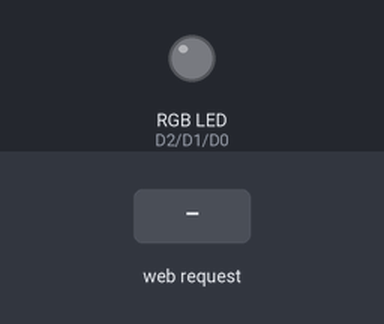
A sketch run on a simulated ESP8266 (NodeMCU). On the bench: an RGB LED mixed from three pins (HIGH = lit). The inputs (shaded band) are chosen by the test bench. WiFi joins after 1.5 s; servers stay silent unless stated; what the sketch prints to the serial monitor is not drawn.

Above: at 2.7 s.
2.8 s: HTTP request GET /start received
At 2.97 s:
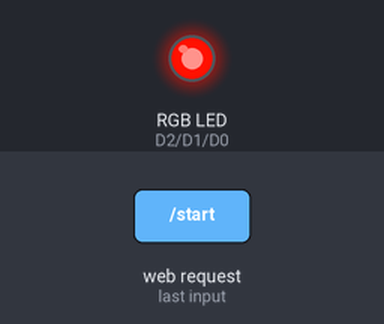
5.8 s: HTTP request GET /stop received
At 5.8 s:
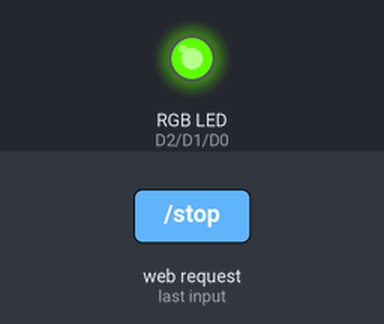
7.3 s: HTTP request GET /start received
At 8.07 s:
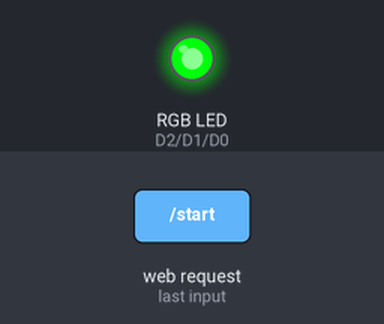
Timing chart, 0 to 25.3 s (numbered marks = the images above; inputs shaded):
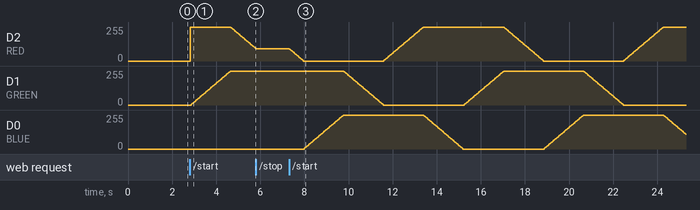

Measured:
- after the input at 2.8 s, D1 (GREEN): moves from 0/255 to 255/255 over 1.8 s, starting after 0.06 s
- after the input at 5.8 s, D2 (RED): stays 93/255 (without the input it goes to 89/255 after 0.01 s); D0 (BLUE): stays 0/255 (without the input it goes to 4/255 after 0.68 s)

The sketch:

rgb.ino
```cpp
#include <ESP8266WiFi.h>
#include <WiFiClient.h>
#include <ESP8266WebServer.h>
#include "rgb.h"

ESP8266WebServer server(80);

const char *ssid = "<<set ssid>>";
const char *password = "<<set wifi password>>";

const byte BLUE = D0;
const byte GREEN = D1;
const byte RED = D2;

bool interrupt = true;
int angle = 0;

void writeColors(RGB rgb) {
  analogWrite(RED, rgb.red);
  analogWrite(GREEN, rgb.green);
  analogWrite(BLUE, rgb.blue);
}

void nextColor() {
  if (!interrupt) {
    RGB colors = HSV(angle);
    writeColors(colors);
    if (angle > 360) {
      angle = 0;
    }
    angle++;
  }
}

void setup() {
  Serial.begin(9600);
  analogWriteRange(255);

  WiFi.mode(WIFI_STA);
  WiFi.begin(ssid, password);

  Serial.printf("trying to connect to %s\r\n", ssid);
  while (WiFi.status() != WL_CONNECTED) {
    delay(500);
    Serial.printf(".");
  }
  Serial.printf("\nConnected!\n");
  Serial.printf("IP address: %s\n", WiFi.localIP().toString().c_str());

  server.on("/start", HTTP_GET, []() {
    server.send(200, "text/plain", "started\r\n");
    interrupt = false;
    Serial.printf("loop started\n");
  });

  server.on("/stop", HTTP_GET, []() {
    interrupt = true;
    server.send(200, "text/plain", "stopped\n");
    Serial.printf("loop stopped\n");
  });

  server.begin();
  Serial.printf("HTTP server started\n");
}

void loop() {
  server.handleClient();
  nextColor();
  delay(30);
}
```

rgb.cpp
```cpp
#include "rgb.h"

const byte HSVlights[61] = { 0, 4, 8, 13, 17, 21, 25, 30, 34, 38, 42, 47, 51, 55, 59, 64, 68, 72, 76,
                             81, 85, 89, 93, 98, 102, 106, 110, 115, 119, 123, 127, 132, 136, 140, 144,
                             149, 153, 157, 161, 166, 170, 174, 178, 183, 187, 191, 195, 200, 204, 208,
                             212, 217, 221, 225, 229, 234, 238, 242, 246, 251, 255 };
/**
 * Hue, Saturation, Value is an cylindrical representation of the RGB color model.
 * Only hue is considered, saturation and value are ignored
 * @param int angle the position of the color
 * @returns an rgb color tripple
 */
RGB HSV(int angle) {
  struct RGB rgb;

  if (angle < 60) {
    rgb.red = 255;
    rgb.green = HSVlights[angle];
    rgb.blue = 0;
  } else if (angle < 120) {
    rgb.red = HSVlights[120 - angle];
    rgb.green = 255;
    rgb.blue = 0;
  } else if (angle < 180) {
    rgb.red = 0;
    rgb.green = 255;
    rgb.blue = HSVlights[angle - 120];
  } else if (angle < 240) {
    rgb.red = 0;
    rgb.green = HSVlights[240 - angle];
    rgb.blue = 255;
  } else if (angle < 300) {
    rgb.red = HSVlights[angle - 240];
    rgb.green = 0;
    rgb.blue = 255;
  } else {
    rgb.red = 255;
    rgb.green = 0;
    rgb.blue = HSVlights[360 - angle];
  }

  return rgb;
}
```

rgb.h
```cpp
#ifndef RGB_H
#define RGB_H

#include <Arduino.h>

struct RGB {
  byte red;
  byte green;
  byte blue;
};

RGB HSV(int angle);

#endif
```
